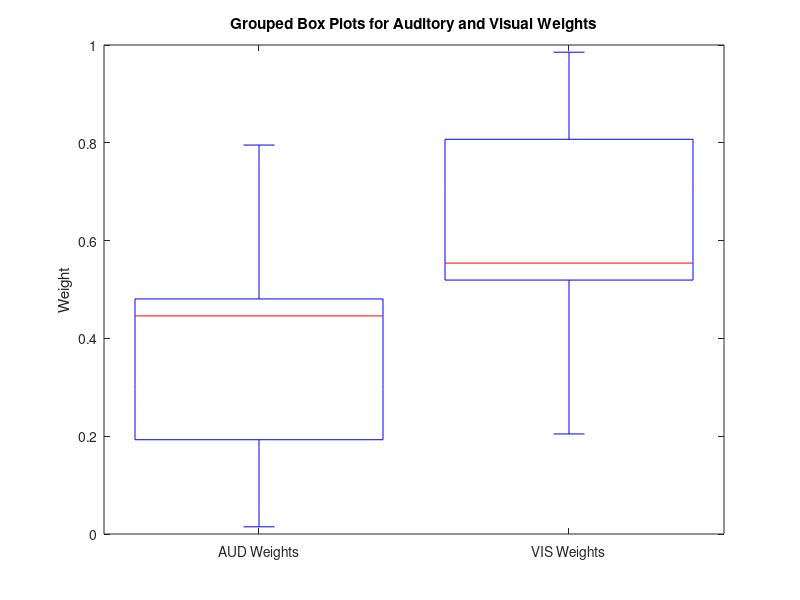

Source code (MATLAB): (Note: this script raises an error after producing the figure.)
% Example data for AUD and VIS Weights
AUD_W = [0.446, 0.4529, 0.4807, 0.0147, 0.7829, 0.1546, 0.1928, 0.2, 0.7954];
VIS_W = [0.554, 0.5471, 0.5193, 0.9853, 0.2171, 0.8454, 0.8072, 0.8, 0.2046];

% Combine the data into a matrix for boxplot
data = [AUD_W', VIS_W'];

% Create box plots
figure;
h = boxplot(data, 'Labels', {'AUD Weights', 'VIS Weights'});
title('Grouped Box Plots for Auditory and Visual Weights');
ylabel('Weight');

% Customize colors for the box plots
set(h, {'linew'}, {2});
boxColors = {'r', 'b'}; % Red for AUD, Blue for VIS
h = findobj(gca, 'Tag', 'Box');
% Reverse the handle array to match the order of boxColors
h = flipud(h);

for j = 1:length(h)
    patch(get(h(j), 'XData'), get(h(j), 'YData'), boxColors{j}, 'FaceAlpha', 0.5);
end

% Add individual data points
hold on;
scatter(ones(size(AUD_W)), AUD_W, 'r', 'filled', 'SizeData', 70); % Auditory data in red
scatter(2 * ones(size(VIS_W)), VIS_W, 'b', 'filled', 'SizeData', 70); % Visual data in blue

% Connect corresponding column values with a line
for i = 1:length(AUD_W)
    plot([1, 2], [AUD_W(i), VIS_W(i)], 'k-', 'LineWidth', 1.5); % Thicker black line
end

% Customize labels and appearance
set(gca, 'XTickLabelRotation', 45); % Rotate x-axis labels for better readability
set(findall(gcf, '-property', 'FontSize'), 'FontSize', 24)
grid on;

% Turn off hold
hold off;
